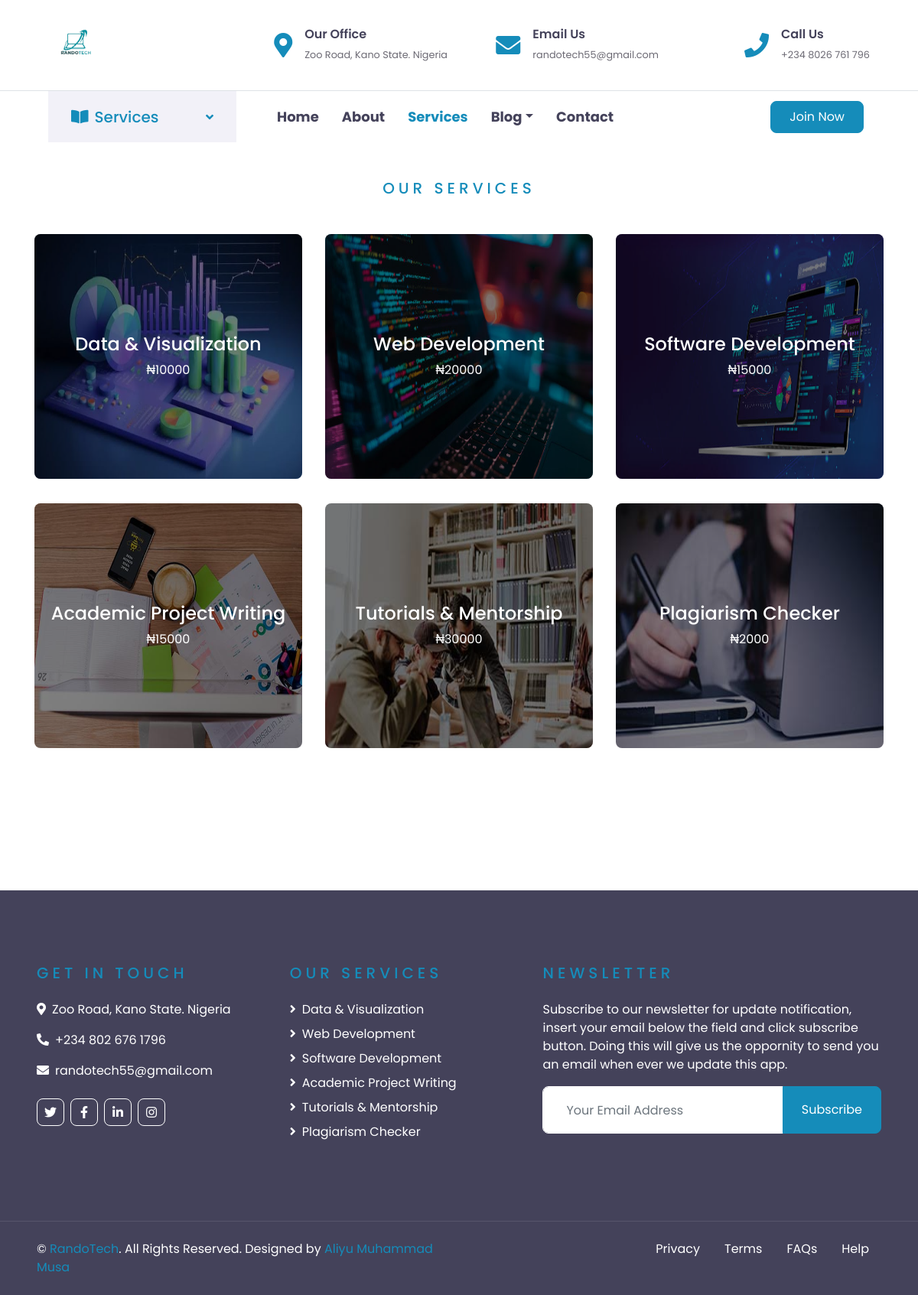
/services/, run on an earlier commit of the app's database.
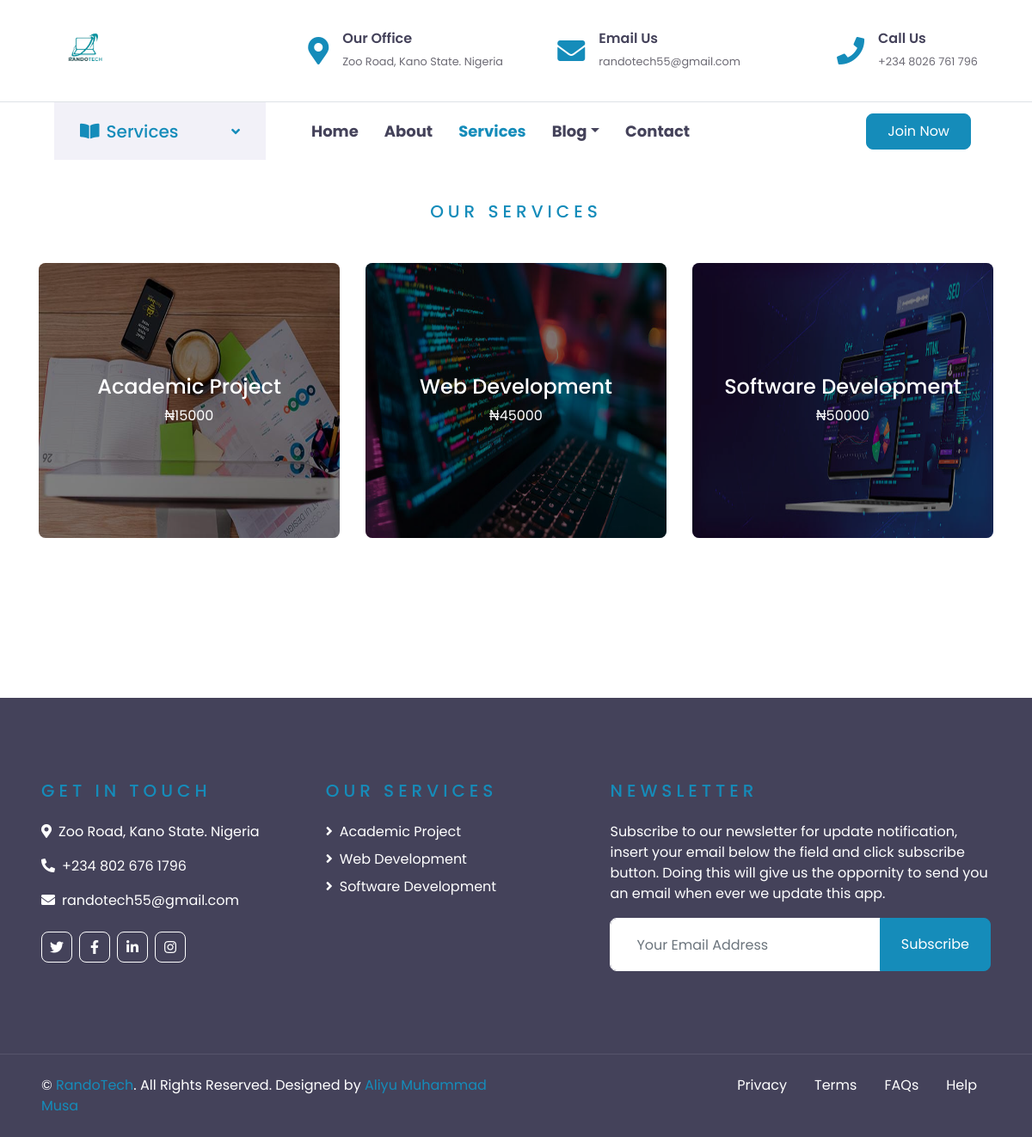
And on a later commit of the database.
### core/models.py (models this page shows, shortened)
class Service(models.Model):
    name = models.CharField(max_length=50)
    description = models.TextField(default='Write Something')
    price1 = models.IntegerField(default=0)
    price2 = models.IntegerField(default=0)
    price3 = models.IntegerField(default=0)
    price4 = models.IntegerField(default=0)
    price5 = models.IntegerField(default=0)
    cover_img = models.ImageField(upload_to='img/post_cover', default='image')
    img1 = models.ImageField(upload_to='img/img', default='img/post_cover/image_1.jpg')
    img2 = models.ImageField(upload_to='img/img', default='img/post_cover/image_1.jpg')
    img3 = models.ImageField(upload_to='img/img', default='img/post_cover/image_1.jpg')
    img4 = models.ImageField(upload_to='img/img', default='img/post_cover/image_1.jpg')
    def get_absolute_url(self):
        return reverse("core:service_detail", kwargs={"id": self.id})

### core/views.py (the view)
# urls.py: path('services/', ServicesView, name='services'),
def ServicesView(request):
    services = Service.objects.all()
    service = Service.objects.all()
    context = {
        'service' : service,
        'services' : services,
    }
    return render(request, 'core/services.html', context)

### core/templates/core/services.html (shortened to what this page needs)
<!DOCTYPE html>
<html lang="en">
  {% load static %}
  <head>
    <link
      href="https://cdnjs.cloudflare.com/ajax/libs/font-awesome/5.10.0/css/all.min.css"
      rel="stylesheet"
    />
    <link
      href="{% static 'lib/owlcarousel/assets/owl.carousel.min.css' %}"
      rel="stylesheet"
    />
    <link
      href="https://cdn.jsdelivr.net/npm/bootstrap@5.3.7/dist/css/bootstrap.min.css"
      rel="stylesheet"
    />
    <link href="{% static 'css/style.css' %}" rel="stylesheet" />
  </head>
  <body>
    {% if request.user.is_authenticated %}
    <div class="container-fluid page-header" style="margin-bottom: 90px;">
        <div class="container">
            <div class="d-flex flex-column justify-content-center" style="min-height: 300px">
                <h3 class="display-4 text-white text-uppercase">Services</h3>
            </div>
        </div>
    </div>
              {% else %}
              <div class="container-fluid d-none d-lg-block">
      <div class="row align-items-center py-4 px-xl-5">
        <div class="col-lg-3">
            <a href="" class="text-decoration-none">
                <img src="{% static 'img/icon.png' %}" class="imrounded-5 fw-bolder" alt="icon" width="70"
                    height="70"
                    class="rounded-circle">
            </a>
        </div>
        <div class="col-lg-3 text-right">
          <div class="d-inline-flex align-items-center">
              <i class="fa fa-2x fa-map-marker-alt text-primary mr-3"></i>
              <div class="text-left">
                  <h6 class="font-weight-semi-bold mb-1">Our Office</h6>
              <small>Zoo Road, Kano State. Nigeria</small>
            </div>
        </div>
        </div>
        <div class="col-lg-3 text-right">
          <div class="d-inline-flex align-items-center">
            <i class="fa fa-2x fa-envelope text-primary mr-3"></i>
            <div class="text-left">
                <h6 class="font-weight-semi-bold mb-1">Email Us</h6>
                <small>randotech55@gmail.com</small>
            </div>
        </div>
        </div>
        <div class="col-lg-3 text-right">
            <div class="d-inline-flex align-items-center">
                <i class="fa fa-2x fa-phone text-primary mr-3"></i>
                <div class="text-left">
                    <h6 class="font-weight-semi-bold mb-1">Call Us</h6>
                    <small>+234 8026 761 796</small>
                </div>
            </div>
        </div>
    </div>
</div>
<div class="container-fluid">
    <div class="row border-top px-xl-5">
        <div class="col-lg-3 d-none d-lg-block">
            <a
            class="d-flex align-items-center justify-content-between bg-secondary w-100 text-decoration-none"
            data-toggle="collapse"
            href="#navbar-vertical"
            style="height: 67px; padding: 0 30px"
            >
            <h5 class="text-primary m-0">
                <i class="fa fa-book-open mr-2"></i>Services
            </h5>
            <i class="fa fa-angle-down text-primary"></i>
        </a>
    </div>
    <div class="col-lg-9">
          <nav
          class="navbar navbar-expand-lg bg-light navbar-light py-3 py-lg-0 px-2"
          >
            <div
            class="collapse navbar-collapse justify-content-between"
            id="navbarCollapse"
            >
            <div class="navbar-nav py-0">
                <a href="{% url 'core:index' %}" class="nav-item nav-link fw-bolder ">Home</a>
                <a href="{% url 'core:about' %}" class="nav-item nav-link fw-bolder ">About</a>
                <a href="" class="nav-item nav-link fw-bolder active">Services</a>
                <div class="nav-item dropdown">
                    <a
                    href="#"
                    class="nav-link fw-bolder dropdown-toggle"
                    data-toggle="dropdown"
                    >Blog</a
                  >
                </div>
                <a href="{% url 'core:contact' %}" class="nav-item nav-link fw-bolder">Contact</a>
            </div>
            <a
            class="btn btn-primary py-2 px-4 ml-auto d-none d-lg-block"
            href="{% url 'login' %}"
            >Join Now</a
            >
        </div>
    </nav>
</div>
</div>
</div>
{% endif %}
    <div class="container-fluid py-5">
        <div class="container pb-3">
            <div class="text-center mb-5">
                <h5 class="text-primary text-uppercase mb-3" style="letter-spacing: 5px;">Our Services</h5>
            </div>
            <div class="row">
                {% for s in  service%}
                <div class="col-lg-4 col-md-6 mb-4">
                    <div class="cat-item position-relative overflow-hidden rounded mb-2">
                        <img class="img-fluid" style="height: 20em;" src="{{ s.cover_img.url }}" alt="">
                        <a class="cat-overlay text-white text-decoration-none" href="{{s.get_absolute_url}}">
                            <h4 class="text-white font-weight-medium">{{ s.name }}</h4>
                            <span>&#8358;{{ s.price1 }}</span>
                        </a>
                    </div>
                </div>
                {% endfor %}
            </div>
        </div>
    </div>
    <div
      class="container-fluid bg-dark text-white py-5 px-sm-3 px-lg-5"
      style="margin-top: 90px"
    >
      <div class="row pt-5">
        <div class="col-lg-7 col-md-12">
          <div class="row">
            <div class="col-md-6 mb-5">
              <h5
                class="text-primary text-uppercase mb-4"
                style="letter-spacing: 5px"
              >
                Get In Touch
              </h5>
              <p>
                <i class="fa fa-map-marker-alt mr-2"></i>Zoo Road, Kano State.
                Nigeria
              </p>
              <p><i class="fa fa-phone-alt mr-2"></i>+234 802 676 1796</p>
              <p><i class="fa fa-envelope mr-2"></i>randotech55@gmail.com</p>
              <div class="d-flex justify-content-start mt-4">
                <a class="btn btn-outline-light btn-square mr-2" href="https://x.com/home"
                  ><i class="fab fa-twitter"></i
                ></a>
                <a class="btn btn-outline-light btn-square mr-2" href="https://web.facebook.com/?_rdc=1&_rdr#"
                  ><i class="fab fa-facebook-f"></i
                ></a>
                <a class="btn btn-outline-light btn-square mr-2" href="https://www.linkedin.com/feed/"
                  ><i class="fab fa-linkedin-in"></i
                ></a>
                <a class="btn btn-outline-light btn-square" href="https://www.instagram.com/aliyumuhd9990/"
                  ><i class="fab fa-instagram"></i
                ></a>
              </div>
            </div>
            <div class="col-md-6 mb-5">
              <h5
                class="text-primary text-uppercase mb-4"
                style="letter-spacing: 5px"
              >
                Our Services
              </h5>
              <div class="d-flex flex-column justify-content-start">
                {% for s in services %}
          <a href="{{ s.get_absolute_url }}" class="text-white mb-2"><i class="fa fa-angle-right mr-2"></i>{{s.name}}</a>
          {% endfor %}
              </div>
            </div>
          </div>
        </div>
        <div class="col-lg-5 col-md-12 mb-5">
          <h5
            class="text-primary text-uppercase mb-4"
            style="letter-spacing: 5px"
          >
            Newsletter
          </h5>
          <p>
            Subscribe to our newsletter for update notification, insert your email below the field and click subscribe button. Doing this will give us the oppornity to send you an email when ever we update this app.
          </p>
          <div class="w-100">
            <form action="" method="post">
              <div class="input-group">
                <input
                type="text"
                name="email"
                class="form-control border-light"
                style="padding: 30px"
                placeholder="Your Email Address"
                />
                <div class="input-group-append">
                  <button class="btn btn-primary px-4">Subscribe</button>
                </div>
              </div>
            </form>
          </div>
        </div>
      </div>
    </div>
    <div
      class="container-fluid bg-dark text-white border-top py-4 px-sm-3 px-md-5"
      style="border-color: rgba(256, 256, 256, 0.1) !important"
    >
      <div class="row">
        <div class="col-lg-6 text-center text-md-left mb-3 mb-md-0">
          <p class="m-0 text-white">
            &copy; <a href="https://wa.me/2348026761796">RandoTech</a>. All Rights Reserved. Designed by
            <a href="https://wa.me/2348026761796">Aliyu Muhammad Musa</a>
          </p>
        </div>
        <div class="col-lg-6 text-center text-md-right">
          <ul class="nav d-inline-flex">
            <li class="nav-item">
              <a class="nav-link text-white py-0" href="{% url 'core:privacy' %}">Privacy</a>
            </li>
            <li class="nav-item">
              <a class="nav-link text-white py-0" onclick="alert('Section not Available!')" href="#">Terms</a>
            </li>
            <li class="nav-item">
              <a class="nav-link text-white py-0" href="{% url 'core:faq' %}">FAQs</a>
            </li>
            <li class="nav-item">
              <a class="nav-link text-white py-0" onclick="alert('Section not Available!')" href="#">Help</a>
            </li>
          </ul>
        </div>
      </div>
    </div>
  </body>
</html>

What changed in the data, as far as the page shows it:
removed Service: cover_img (picture), name "Academic Project Writing", price1 "15000"
removed Service: cover_img (picture), name "Tutorials & Mentorship", price1 "30000"
removed Service: cover_img (picture), name "Plagiarism Checker", price1 "2000"
changed Service: cover_img: a different picture; name "Data & Visualization" → "Academic Project"; price1 "10000" → "15000"
changed Service "Web Development": price1 "20000" → "45000"
changed Service "Software Development": price1 "15000" → "50000"
